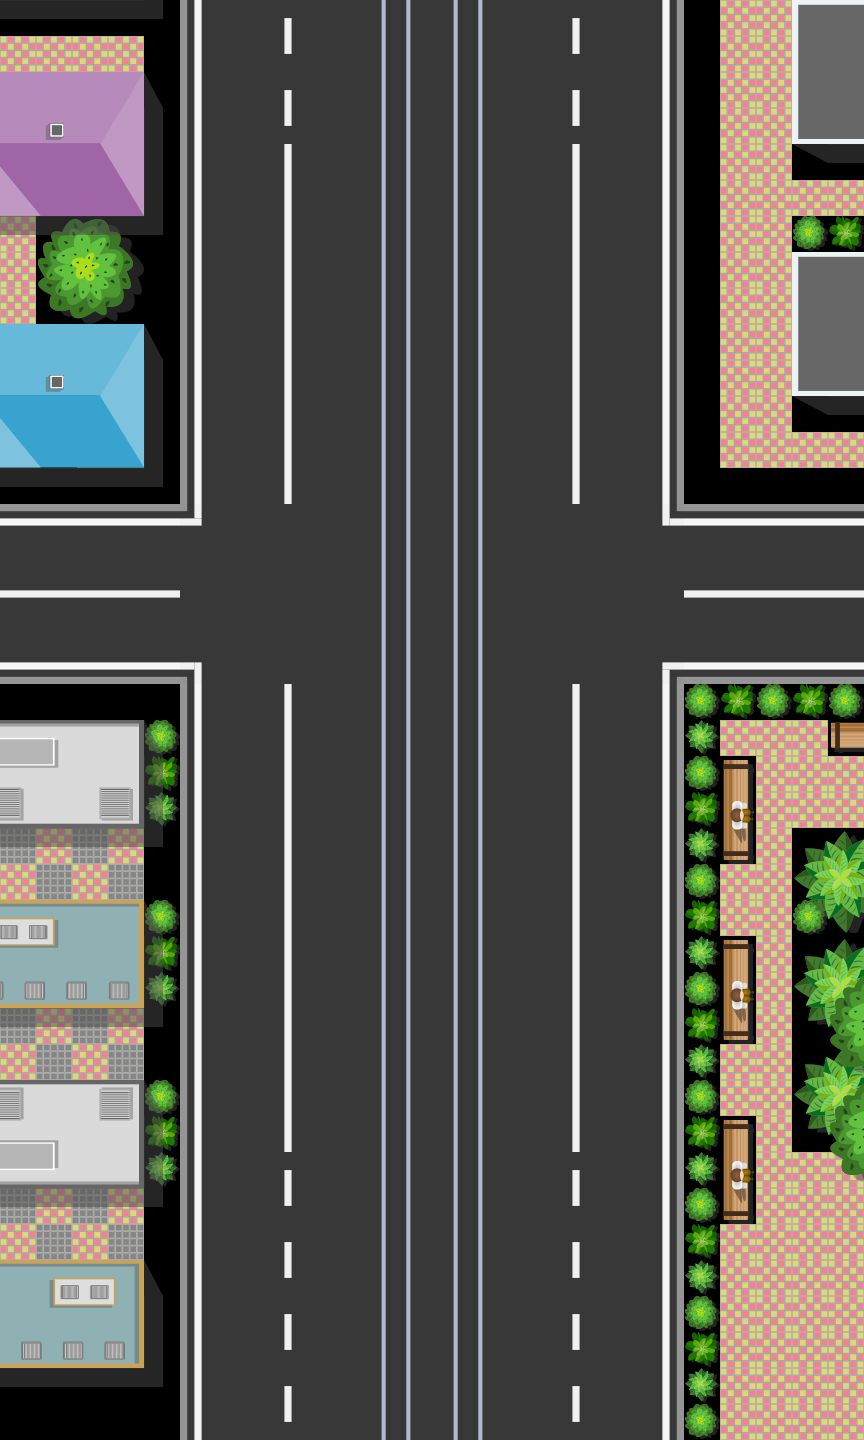

Below is a game level as drawn by its tile map, then a one-line description and the .tmx that defines it (tile-layer data replaced by summaries):
An orthogonal 24x40 tile map with 36x36 px tiles, 2 tile layers (Road Map, Tile Layer 2) and 13 objects (2x 1, 2x 2, 2x 3, 2x 4, sign_1_1, ...).

<map version="1.8" tiledversion="1.8.0" orientation="orthogonal" renderorder="right-down" width="24" height="40" tilewidth="36" tileheight="36" infinite="0" nextlayerid="6" nextobjectid="104">
 <tileset firstgid="1" name="new_tile_map" tilewidth="36" tileheight="36" tilecount="784" columns="28">
  <image source="../map_tileset/new_tile_map.png" width="1024" height="1024" />
 </tileset>
 <layer id="1" name="Road Map" width="24" height="40">
  <data>[960 cells, 816 non-empty, 41 distinct tile ids]</data>
 </layer>
 <layer id="5" name="Tile Layer 2" width="24" height="40">
  <data>[960 cells, 142 non-empty, 66 distinct tile ids]</data>
 </layer>
 <objectgroup id="2" name="Follow Path 2">
  <object id="2" name="1" x="541" y="793">
   <ellipse />
  </object>
  <object id="3" name="2" x="541" y="685">
   <ellipse />
  </object>
  <object id="4" name="3" x="521" y="593">
   <ellipse />
  </object>
  <object id="5" name="4" x="475" y="564">
   <ellipse />
  </object>
  <object id="101" x="336" y="557">
   <ellipse />
  </object>
  <object id="102" x="10" y="556">
   <ellipse />
  </object>
  <object id="103" x="-169" y="551">
   <ellipse />
  </object>
 </objectgroup>
 <objectgroup id="3" name="Follow Path 1" visible="0">
  <object id="8" name="1" x="469" y="1011">
   <ellipse />
  </object>
  <object id="9" name="2" x="469" y="797">
   <ellipse />
  </object>
  <object id="87" name="3" x="469" y="14">
   <ellipse />
  </object>
  <object id="88" name="4" x="470" y="-178">
   <ellipse />
  </object>
 </objectgroup>
 <objectgroup id="4" name="road_signs" visible="0">
  <object id="39" name="sign_1_1" x="542" y="1238">
   <ellipse />
  </object>
  <object id="66" name="sign_1_2" x="260" y="255">
   <ellipse />
  </object>
 </objectgroup>
</map>
